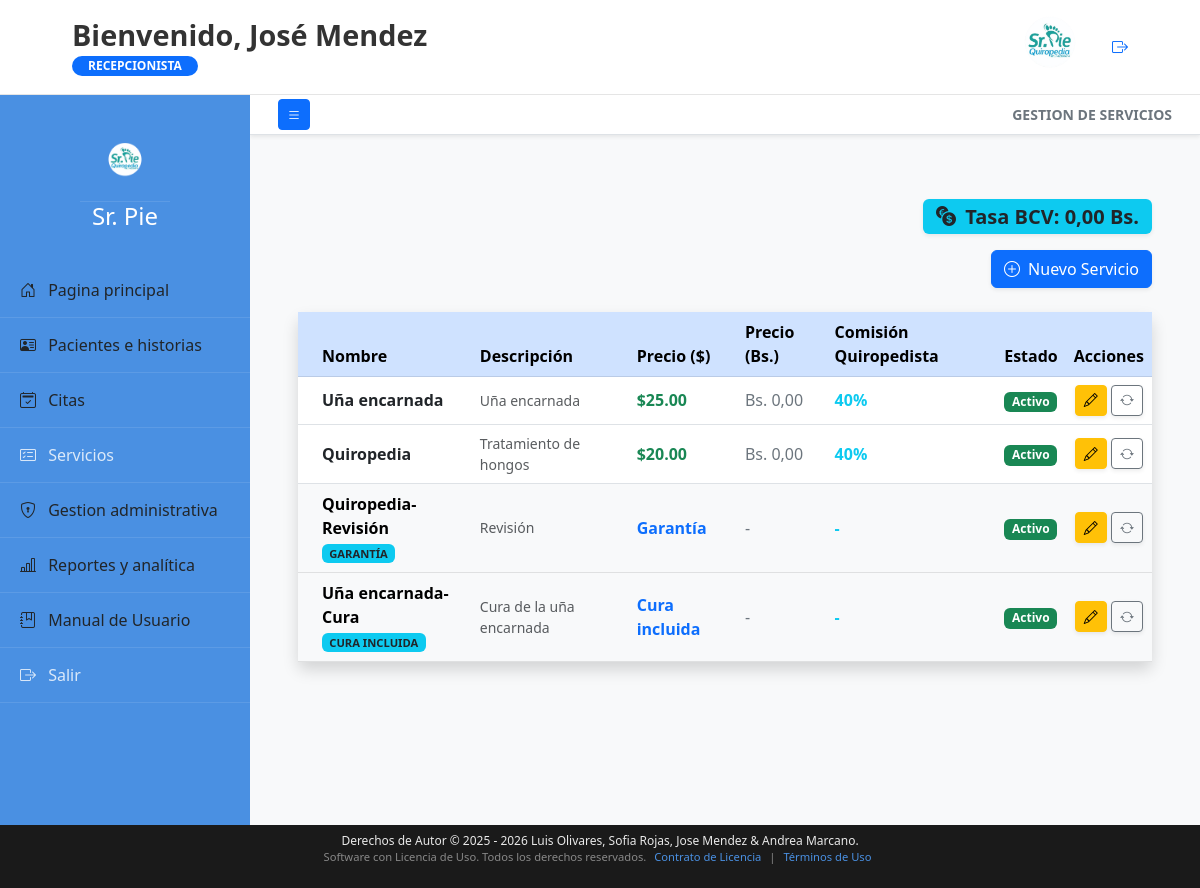
Screenshot of /modulos/servicios.php (signed in) with the database file from the repository.
### tables this page shows
CREATE TABLE `servicios` (
  `servicio_id` int(10) UNSIGNED NOT NULL,
  `nombre` varchar(100) NOT NULL,
  `descripcion` text DEFAULT NULL,
  `precio` decimal(10,2) NOT NULL,
  `comision_porcentaje` decimal(5,2) NOT NULL DEFAULT 40.00,
  `estatus` tinyint(1) DEFAULT 1
);

### includes/tasa_BCV.php (called while the page is built, shortened)
<?php
function getDolarBCV() {
    $url = 'https://www.bcv.org.ve/';
    $options = [
        "http" => [
            "header" => "User-Agent: Mozilla/5.0 (Windows NT 10.0; Win64; x64) Chrome/114.0.0.0 Safari/537.36\r\n",
            "timeout" => 8
        ],
        "ssl" => [
            "verify_peer" => false,
            "verify_peer_name" => false,
        ]
    ];
    try {
        $context = stream_context_create($options);
        $html = @file_get_contents($url, false, $context);
        if ($html === false) return false;
    } catch (Exception $e) {
        return false;
    }
    return false;
}
$tasa_bcv = getDolarBCV();
?>

### controllers/subservicios.php (the view, shortened to what this page needs)
<?php
    $stmt = $conexion->query("SELECT * FROM servicios ORDER BY precio DESC, nombre ASC");
    while ($s = $stmt->fetch(PDO::FETCH_ASSOC)):
        $precio_bs = $s['precio'] * $tasa_bcv;
        $es_control = ($s['precio'] <= 0);
        $texto_precio = '$' . number_format($s['precio'], 2);
        $etiqueta_insignia = '';
        if ($es_control) {
            $nombre_lower = strtolower(trim($s['nombre']));
            if (strpos($nombre_lower, 'revision') !== false || strpos($nombre_lower, 'revisión') !== false) {
                $texto_precio = 'Garantía';
                $etiqueta_insignia = 'GARANTÍA';
            }
            elseif (strpos($nombre_lower, 'cura') !== false) {
                $texto_precio = 'Cura incluida';
                $etiqueta_insignia = 'CURA INCLUIDA';
            }
            else {
                $texto_precio = 'Gratis';
                $etiqueta_insignia = 'CONTROL / SEGUIMIENTO';
            }
        }
    ?>
    <tr class="<?php echo $es_control ? 'table-light' : ''; ?>">
        <td class="ps-4">
            <strong><?php echo htmlspecialchars($s['nombre']); ?></strong>
            <?php if($es_control): ?>
                <br><span class="badge bg-info text-dark" style="font-size: 0.7rem;"><?php echo $etiqueta_insignia; ?></span>
            <?php endif; ?>
        </td>
        <td class="small text-muted"><?php echo htmlspecialchars($s['descripcion']); ?></td>
        <td class="fw-bold <?php echo $es_control ? 'text-primary' : 'text-success'; ?>">
            <?php echo $texto_precio; ?>
        </td>
        <td class="text-secondary">
            <?php echo $es_control ? '-' : 'Bs. ' . number_format($precio_bs, 2, ',', '.'); ?>
        </td>
        <td class="fw-bold text-info">
            <?php echo $es_control ? '-' : floatval($s['comision_porcentaje'] ?? 40) . '%'; ?>
        </td>
        <td>
            <span class="badge <?php echo $s['estatus'] ? 'bg-success' : 'bg-danger'; ?>">
                <?php echo $s['estatus'] ? 'Activo' : 'Inactivo'; ?>
            </span>
        </td>
        <td class="text-center">
            <button class="btn btn-sm btn-warning shadow-sm" onclick="abrirEditar(<?php echo htmlspecialchars(json_encode($s), ENT_QUOTES, 'UTF-8'); ?>)">
                <i class="bi bi-pencil"></i>
            </button>
            <form action="../controllers/servicios_controller.php" method="POST" class="d-inline" onsubmit="return confirm('¿Cambiar estado?');">
                <button type="submit" name="accion" value="alternar_estado" class="btn btn-sm btn-outline-secondary shadow-sm">
                    <i class="bi bi-arrow-repeat"></i>
                </button>
            </form>
        </td>
    </tr>
<?php endwhile; ?>

### rows the page displays
servicios: nombre "Uña encarnada", descripcion "Uña encarnada", precio "$25.00", precio "0,00", comision_porcentaje "40", estatus "Activo"
servicios: nombre "Quiropedia", descripcion "Tratamiento de hongos", precio "$20.00", precio "0,00", comision_porcentaje "40", estatus "Activo"
servicios: nombre "Quiropedia-Revisión", nombre "GARANTÍA", descripcion "Revisión", nombre "Garantía", estatus "Activo"
servicios: nombre "Uña encarnada-Cura", nombre "CURA INCLUIDA", descripcion "Cura de la uña encarnada", nombre "Cura incluida", estatus "Activo"

### other values shown
$nombre_completo "José Mendez"
$rol_usuario "RECEPCIONISTA"
$titulo_modulo "GESTION DE SERVICIOS"
$tasa_bcv "0,00"
